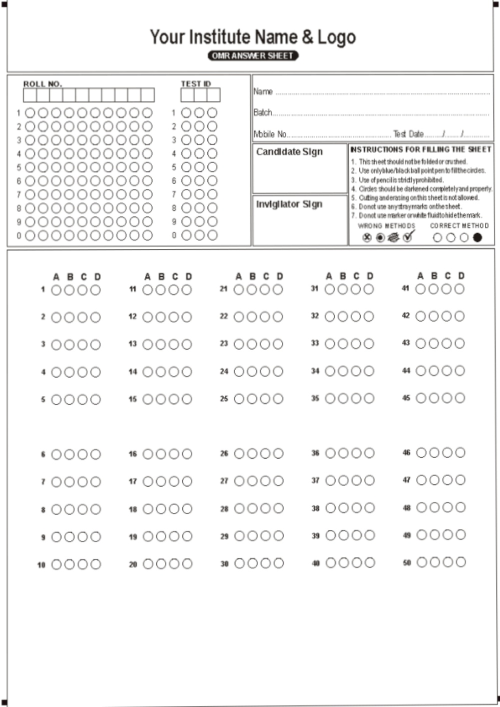
#> input picture backend/src/services/debug_omr_test_omr_sheet_warped.jpg, 1000 x 1414 px (shown at 1/2 size)
$ python proper_calibration.py
#> lines starting #> are read from the running program, lines starting #| are printed output that depends on the picture; after the words box and inside, x2 and y2 are one past the last pixel; in counts of white or black regions, pixels touching at a corner belong together
#!/usr/bin/env python3
"""
PROPER Bubble Detection and Template Creation
Analyze the actual warped image and extract REAL bubble positions
"""
import cv2
import numpy as np
import json

# Load blank warped form
img = cv2.imread('debug_omr_test_omr_sheet_warped.jpg')
#> img is the input picture: shape (1414, 1000, 3); mean B, G, R 244.4, 244.6, 244.7

if img is None:
    print("ERROR: Could not load image")
    exit(1)

h, w = img.shape[:2]
#> h = 1414; w = 1000
print(f"Image size: {w}x{h}")
#| Image size: 1000x1414

# Enhanced bubble detection
gray = cv2.cvtColor(img, cv2.COLOR_BGR2GRAY)

# Apply CLAHE
clahe = cv2.createCLAHE(clipLimit=3.0, tileGridSize=(8, 8))
enhanced = clahe.apply(gray)
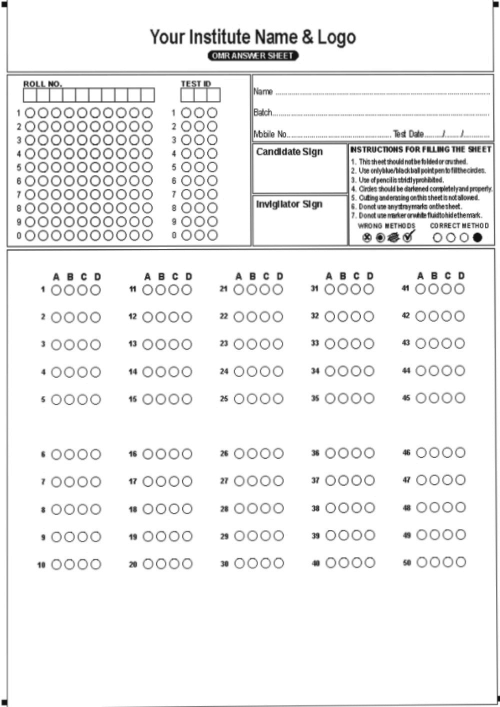
#> enhanced: shape (1414, 1000) (shown at 1/2 size); min 13, max 255, mean 240.5

# Adaptive threshold
thresh = cv2.adaptiveThreshold(enhanced, 255, cv2.ADAPTIVE_THRESH_GAUSSIAN_C, cv2.THRESH_BINARY_INV, 15, 3)
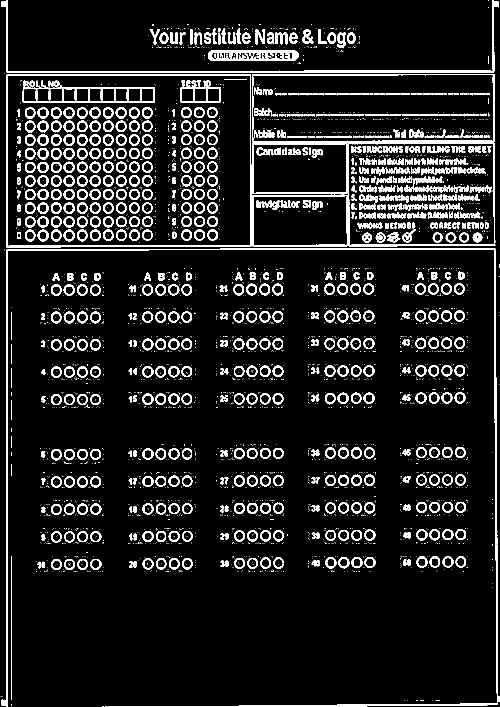
#> thresh: shape (1414, 1000) (shown at 1/2 size); 10.6% white; 3877 white regions (3108 under 20 px), largest, box (x1, y1, x2, y2) and area: (13, 148, 991, 495) 15153, (3, 496, 1000, 1414) 10910, (3, 0, 997, 145) 4284

# Morphological operations
kernel = cv2.getStructuringElement(cv2.MORPH_ELLIPSE, (3, 3))
thresh = cv2.morphologyEx(thresh, cv2.MORPH_CLOSE, kernel, iterations=2)
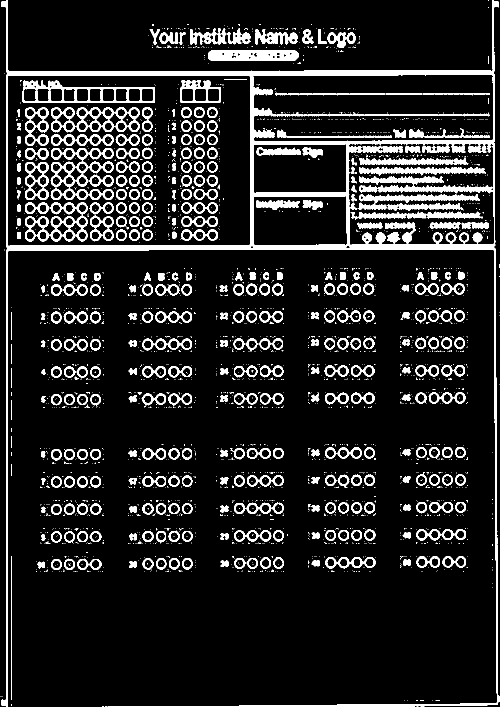
#> thresh: shape (1414, 1000) (shown at 1/2 size); 12.4% white; 2789 white regions (2428 under 20 px), largest, box (x1, y1, x2, y2) and area: (3, 0, 1000, 1414) 49606, (45, 161, 310, 206) 3721, (416, 101, 598, 122) 3446
thresh = cv2.morphologyEx(thresh, cv2.MORPH_OPEN, kernel, iterations=1)
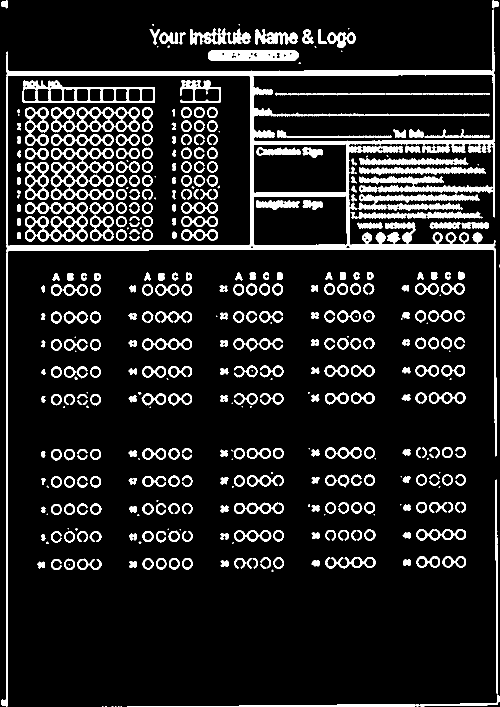
#> thresh: shape (1414, 1000) (shown at 1/2 size); 11.9% white; 446 white regions (81 under 20 px)

# Save threshold for debugging
cv2.imwrite('debug_calibration_threshold.jpg', thresh)

# Find contours
contours, _ = cv2.findContours(thresh.copy(), cv2.RETR_EXTERNAL, cv2.CHAIN_APPROX_SIMPLE)
#> contours = 333 contours, 68 with area under 20; largest, box (x1, y1, x2, y2) and area: (3, 19, 993, 1414) 301252, (416, 101, 598, 122) 3529, (717, 388, 960, 420) 2499, (718, 334, 972, 351) 2232, (702, 423, 965, 438) 2072

print(f"Total contours found: {len(contours)}")
#| Total contours found: 333

# Filter bubbles VERY CAREFULLY
all_bubbles = []
for contour in contours:
    (x, y, bw, bh) = cv2.boundingRect(contour)
    area = cv2.contourArea(contour)

    # Size filter - RELAXED
    if area < 100 or area > 1000:
        continue

    # Aspect ratio - RELAXED
    ar = bw / float(bh)
    if ar < 0.6 or ar > 1.4:
        continue

    # Circularity - RELAXED
    perimeter = cv2.arcLength(contour, True)
    if perimeter == 0:
        continue
    circularity = 4 * np.pi * area / (perimeter ** 2)
    if circularity < 0.55:  # Very relaxed
        continue

    all_bubbles.append({
        'x': x, 'y': y, 'w': bw, 'h': bh,
        'cx': x + bw//2, 'cy': y + bh//2,
        'area': area, 'circ': circularity
    })
#> this loop made 333 passes
#> (x, y, bw, bh, area, ar, perimeter, circularity) on passes 9 to 11: (74, 1123, 16, 14, 132.5, 1.14, 53.36, 0.585), (258, 1122, 16, 13, 141.5, 1.23, 57.36, 0.541), (441, 1121, 16, 13, 138, 1.23, 57.6, 0.523)
#> after the loop, all_bubbles = 112 items

print(f"Filtered bubbles: {len(all_bubbles)}")
#| Filtered bubbles: 112

# Filter to answer zone ONLY
# "A B C D" headers are around y=335-345
# Last row ends around y=780-800
# Extend range to be sure we get everything
answer_zone_start_y = 330  # Just below "A B C D" headers
answer_zone_end_y = 850    # Well below last row

answer_bubbles = [b for b in all_bubbles if answer_zone_start_y <= b['cy'] <= answer_zone_end_y]
#> answer_bubbles = 60 items

print(f"Answer zone bubbles: {len(answer_bubbles)}")
#| Answer zone bubbles: 60

if len(answer_bubbles) < 100:
    print(f"WARNING: Only {len(answer_bubbles)} bubbles found, expected ~200")
#| WARNING: Only 60 bubbles found, expected ~200
    print("Retrying with even more relaxed filters...")

    # Super relaxed retry
    answer_bubbles = []
    for contour in contours:
        (x, y, bw, bh) = cv2.boundingRect(contour)
        area = cv2.contourArea(contour)

        if area < 80 or area > 1200:
            continue

        ar = bw / float(bh)
        if ar < 0.5 or ar > 1.5:
            continue

        if answer_zone_start_y <= y + bh//2 <= answer_zone_end_y:
            answer_bubbles.append({
                'x': x, 'y': y, 'w': bw, 'h': bh,
                'cx': x + bw//2, 'cy': y + bh//2
            })
#> this loop made 333 passes
#> (x, y, bw, bh, area, ar) on passes 9 to 11: (74, 1123, 16, 14, 132.5, 1.14), (258, 1122, 16, 13, 141.5, 1.23), (441, 1121, 16, 13, 138, 1.23)

    print(f"Retry result: {len(answer_bubbles)} bubbles")
#| Retry result: 90 bubbles

# Sort by Y then X
answer_bubbles.sort(key=lambda b: (b['cy'], b['cx']))

# Visual debug - draw all detected bubbles
debug_img = img.copy()
for b in answer_bubbles:
    cv2.rectangle(debug_img, (b['x'], b['y']), (b['x'] + b['w'], b['y'] + b['h']), (0, 255, 0), 1)
    cv2.circle(debug_img, (b['cx'], b['cy']), 2, (0, 0, 255), -1)
#> this loop made 90 passes
#> b on passes 1 to 11: {'x': 945, 'y': 465, 'w': 20, 'h': 21, 'cx': 955, 'cy': 475}, {'x': 734, 'y': 544, 'w': 13, 'h': 15, 'cx': 740, 'cy': 551}, {'x': 834, 'y': 544, 'w': 14, 'h': 15, 'cx': 841, 'cy': 551}, {'x': 862, 'y': 544, 'w': 13, 'h': 15, 'cx': 868, 'cy': 551}, {'x': 890, 'y': 544, 'w': 12, 'h': 15, 'cx': 896, 'cy': 551}, {'x': 917, 'y': 543, 'w': 12, 'h': 16, 'cx': 923, 'cy': 551}, {'x': 499, 'y': 545, 'w': 12, 'h': 15, 'cx': 505, 'cy': 552}, {'x': 527, 'y': 545, 'w': 11, 'h': 15, 'cx': 532, 'cy': 552}, {'x': 554, 'y': 545, 'w': 12, 'h': 15, 'cx': 560, 'cy': 552}, {'x': 651, 'y': 544, 'w': 14, 'h': 16, 'cx': 658, 'cy': 552}, {'x': 680, 'y': 544, 'w': 12, 'h': 16, 'cx': 686, 'cy': 552}
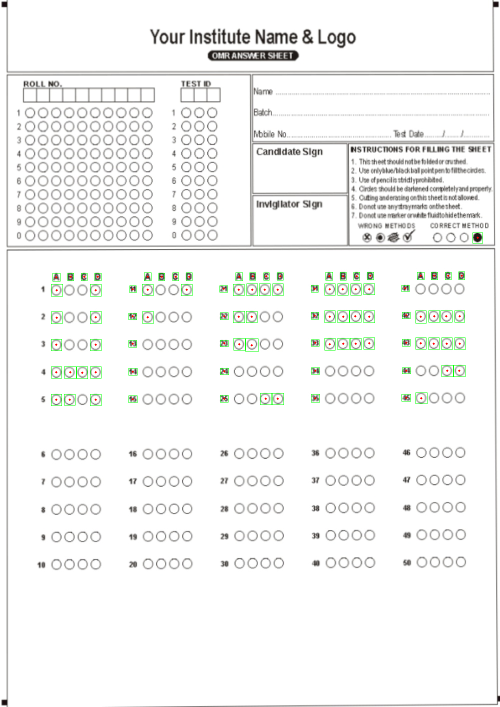
#> debug_img: shape (1414, 1000, 3) (shown at 1/2 size); 0.57% of pixels changed, all inside (x1, y1, x2, y2) = (102, 465, 966, 812)

cv2.imwrite('debug_all_detected_bubbles.jpg', debug_img)
print("✓ Saved: debug_all_detected_bubbles.jpg")

# Group into rows by Y coordinate clustering
print("\n=== GROUPING INTO ROWS ===")

if len(answer_bubbles) == 0:
    print("ERROR: No bubbles found!")
    exit(1)

rows = []
current_row = [answer_bubbles[0]]
ROW_TOLERANCE = 20  # pixels

for b in answer_bubbles[1:]:
    # Check if same row (similar Y coordinate)
    if abs(b['cy'] - current_row[0]['cy']) <= ROW_TOLERANCE:
        current_row.append(b)
    else:
        # New row - save previous if valid
        if len(current_row) >= 10:  # At least 10 bubbles per row
            rows.append(sorted(current_row, key=lambda x: x['cx']))  # Sort by X within row
        current_row = [b]
#> this loop made 89 passes

# Don't forget last row
if len(current_row) >= 10:
    rows.append(sorted(current_row, key=lambda x: x['cx']))

print(f"Detected {len(rows)} rows")
#| Detected 6 rows

for i, row in enumerate(rows[:5]):  # Show first 5 rows
    print(f"  Row {i+1}: {len(row)} bubbles, Y≈{row[0]['cy']}")
#> this loop made 5 passes
#|   Row 1: 20 bubbles, Y≈554
#|   Row 2: 16 bubbles, Y≈580
#|   Row 3: 17 bubbles, Y≈635
#|   Row 4: 16 bubbles, Y≈689
#|   Row 5: 10 bubbles, Y≈744

# Build template from detected rows
template = {}

for row_idx in range(min(10, len(rows))):
    row_bubbles = rows[row_idx]
    num_bubbles = len(row_bubbles)

    # Each row should have ~20 bubbles (5 questions × 4 options)
    # Divide into 5 equal groups
    bubbles_per_q = num_bubbles / 5

    for col_idx in range(5):
        q_num = (col_idx * 10) + row_idx + 1
        if q_num > 50:
            break

        # Get bubbles for this question
        start_idx = int(col_idx * bubbles_per_q)
        end_idx = int((col_idx + 1) * bubbles_per_q) if col_idx < 4 else num_bubbles

        q_bubbles = row_bubbles[start_idx:end_idx]

        # Take LAST 4 bubbles (skip question number bubble)
        option_bubbles = q_bubbles[-4:]

        if len(option_bubbles) == 4:
            template[str(q_num)] = [
                {'x': b['x'], 'y': b['y'], 'w': b['w'], 'h': b['h']}
                for b in option_bubbles
            ]
#> this loop made 6 passes

print(f"\n✓ Template created: {len(template)} questions")
#| ✓ Template created: 9 questions

# Save template
with open('omr_template.json', 'w') as f:
    json.dump(template, f, indent=2)

print(f"✓ Saved: omr_template.json")

# Visual verification
verify_img = img.copy()
for q_num, positions in list(template.items())[:20]:  # First 20 questions
    for idx, pos in enumerate(positions):
        x, y, w, h = pos['x'], pos['y'], pos['w'], pos['h']
        color = (0, 255, 0) if idx == 0 else (255, 0, 0)  # Green for 'A', red for others
        cv2.rectangle(verify_img, (x, y), (x + w, y + h), color, 2)
        cv2.putText(verify_img, f"Q{q_num}", (x - 15, y - 5), cv2.FONT_HERSHEY_SIMPLEX, 0.3, (255, 255, 255), 1)
#> this loop made 9 passes
#> q_num on passes 1 to 9: '1', '11', '21', '31', '41', '42', '23', '43', '44'
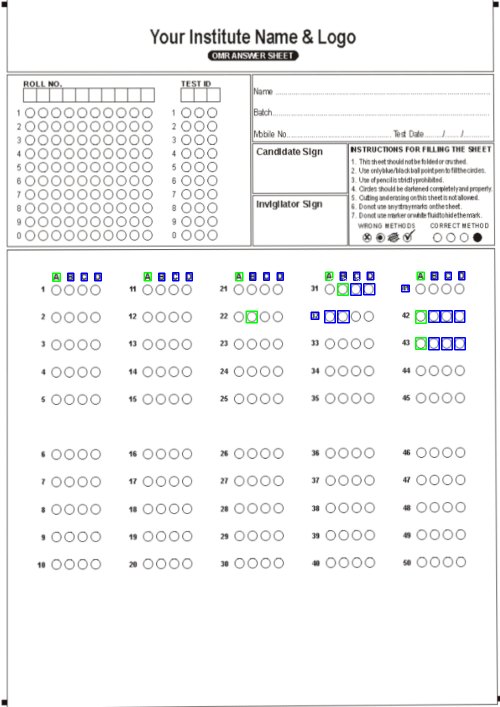
#> verify_img: shape (1414, 1000, 3) (shown at 1/2 size); 0.52% of pixels changed, all inside (x1, y1, x2, y2) = (104, 536, 932, 701)

cv2.imwrite('debug_template_verification.jpg', verify_img)
print("✓ Saved: debug_template_verification.jpg")

print("\n✅ DONE! Test with: py omr_template.py filled_form_test.png")
